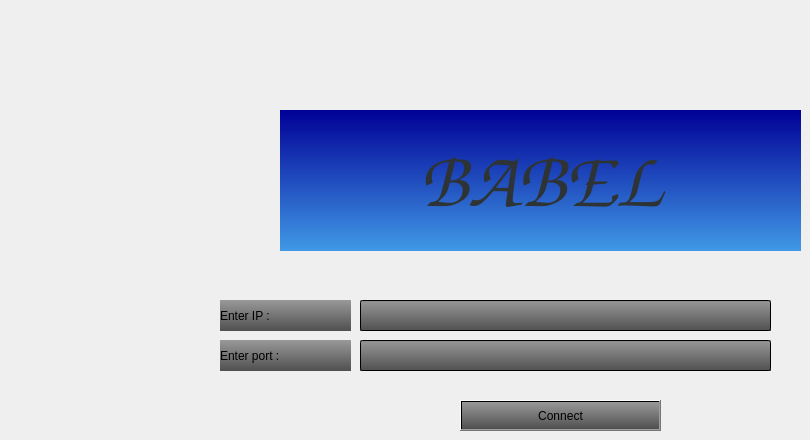
    <widget class="QWidget" name="Enter_IP">
     <widget class="QPushButton" name="Connect_with_IP">
      <property name="geometry">
       <rect>
        <x>460</x>
        <y>400</y>
        <width>201</width>
        <height>31</height>
       </rect>
      </property>
      <property name="styleSheet">
       <string notr="true">background-color: qlineargradient(spread:pad, x1:0, y1:0, x2:0, y2:1, stop:0 rgba(153, 153, 153, 255), stop:1 rgba(80, 80, 80, 255));</string>
      </property>
      <property name="text">
       <string>Connect</string>
      </property>
     </widget>
     <widget class="QLabel" name="label_2">
      <property name="geometry">
       <rect>
        <x>220</x>
        <y>300</y>
        <width>131</width>
        <height>31</height>
       </rect>
      </property>
      <property name="styleSheet">
       <string notr="true">background-color: qlineargradient(spread:pad, x1:0, y1:0, x2:0, y2:1, stop:0 rgba(153, 153, 153, 255), stop:1 rgba(80, 80, 80, 255));</string>
      </property>
      <property name="text">
       <string>Enter IP :</string>
      </property>
     </widget>
     <widget class="QLineEdit" name="Ip_Entered">
      <property name="geometry">
       <rect>
        <x>360</x>
        <y>300</y>
        <width>411</width>
        <height>31</height>
       </rect>
      </property>
      <property name="styleSheet">
       <string notr="true">background-color: qlineargradient(spread:pad, x1:0, y1:0, x2:0, y2:1, stop:0 rgba(153, 153, 153, 255), stop:1 rgba(80, 80, 80, 255));</string>
      </property>
     </widget>
     <widget class="QLabel" name="Babel_3">
      <property name="geometry">
       <rect>
        <x>280</x>
        <y>110</y>
        <width>521</width>
        <height>141</height>
       </rect>
      </property>
      <property name="font">
       <font>
        <family>Z003</family>
        <pointsize>60</pointsize>
        <weight>75</weight>
        <italic>true</italic>
        <bold>true</bold>
       </font>
      </property>
      <property name="styleSheet">
       <string notr="true">background : qlineargradient(spread:pad, x1:1, y1:1, x2:1, y2:0, stop:0 rgba(64, 153, 230, 255), stop:1 rgba(0, 0, 150, 255));</string>
      </property>
      <property name="text">
       <string>&lt;html&gt;&lt;head/&gt;&lt;body&gt;&lt;p align=&quot;center&quot;&gt;&lt;span style=&quot; font-style:italic; color:#2e3436;&quot;&gt;BABEL&lt;/span&gt;&lt;/p&gt;&lt;/body&gt;&lt;/html&gt;</string>
      </property>
     </widget>
     <widget class="QLineEdit" name="Ip_Entered_2">
      <property name="geometry">
       <rect>
        <x>360</x>
        <y>340</y>
        <width>411</width>
        <height>31</height>
       </rect>
      </property>
      <property name="styleSheet">
       <string notr="true">background-color: qlineargradient(spread:pad, x1:0, y1:0, x2:0, y2:1, stop:0 rgba(153, 153, 153, 255), stop:1 rgba(80, 80, 80, 255));</string>
      </property>
     </widget>
     <widget class="QLabel" name="label_3">
      <property name="geometry">
       <rect>
        <x>220</x>
        <y>340</y>
        <width>131</width>
        <height>31</height>
       </rect>
      </property>
      <property name="styleSheet">
       <string notr="true">background-color: qlineargradient(spread:pad, x1:0, y1:0, x2:0, y2:1, stop:0 rgba(153, 153, 153, 255), stop:1 rgba(80, 80, 80, 255));</string>
      </property>
      <property name="text">
       <string>Enter port :</string>
      </property>
     </widget>
     <widget class="QLabel" name="warning_ip">
      <property name="geometry">
       <rect>
        <x>420</x>
        <y>380</y>
        <width>271</width>
        <height>20</height>
       </rect>
      </property>
      <property name="styleSheet">
       <string notr="true">background-color: rgba(0, 0, 0, 0);</string>
      </property>
      <property name="text">
       <string/>
      </property>
     </widget>
    </widget>
